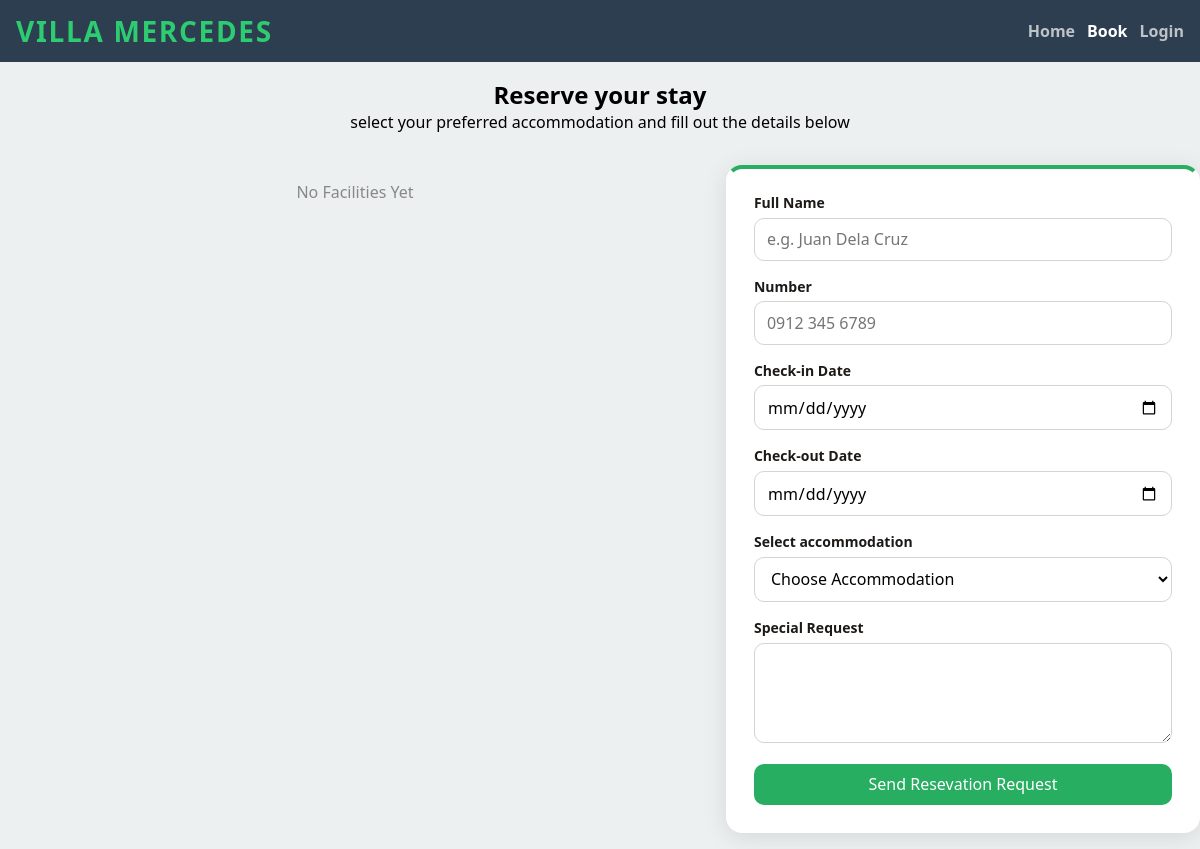
Page /book.php on the earlier database version.
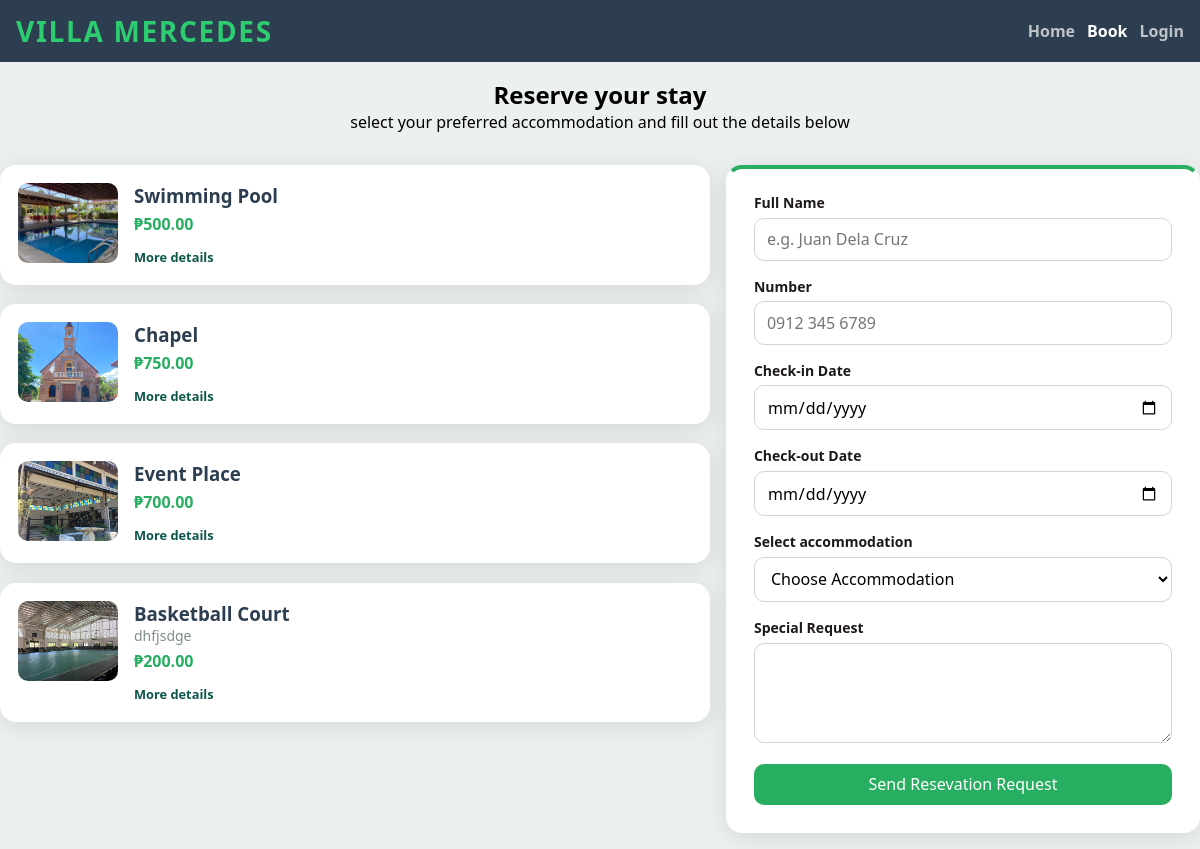
Same page on the later database version.
### tables this page shows
CREATE TABLE IF NOT EXISTS `facilities` (
  `id` int NOT NULL AUTO_INCREMENT,
  `name` varchar(255) NOT NULL,
  `description` text NOT NULL,
  `image_filename` varchar(255) DEFAULT NULL,
  `capacity` int NOT NULL,
  `rate_amount` decimal(10,2) NOT NULL,
  `rate_unit` enum('Per Day','Per Session') NOT NULL,
  `created_at` timestamp NULL DEFAULT CURRENT_TIMESTAMP,
  PRIMARY KEY (`id`)
);

### utils/helper.php (called while the page is built, shortened)
<?php
function url(string $path = ''): string
{
    $base = '/villa-mercedes';
    $path = ltrim($path, '/');
    return $base . '/' . $path;
}
function e(?string $value): string
{
    return htmlspecialchars((string) $value, ENT_QUOTES | ENT_HTML5, 'UTF-8');
}

### book.php (the view, shortened to what this page needs)
<?php
require_once 'utils/helper.php';
$currentPage = basename($_SERVER['PHP_SELF']);
$conn = connection();
$stmt = $conn->prepare("SELECT * FROM facilities");
$stmt->execute();
$result = $stmt->get_result();
?>
<!DOCTYPE html>
<html lang="en">
<head>
    <link rel="stylesheet" href="./resources/css/header-footer.css">
    <link rel="stylesheet" href="./resources/css/booking-page.css">
</head>
<body>
<header>
    <div class="header-container">
        <a href="<?= e(url('index.php')) ?>" class="brand-label">Villa Mercedes</a>
        <div class="header-nav">
            <a href="<?= e(url('index.php')) ?>" class="<?= $currentPage === 'index.php' ? 'is-active' : '' ?>">Home</a>
            <a href="<?= e(url('book.php')) ?>" class="<?= $currentPage === 'book.php' ? 'is-active' : '' ?>">Book</a>
            <a href="<?= e(url('login.php')) ?>" class="<?= $currentPage === 'dashboard.php' ? 'is-active' : '' ?>">
                    <?= isset($_SESSION['user']) ? 'Dashboard Management' : 'Login' ?>
            </a>
        </div>
    </div>
</header>
<main class="main-booking">
    <div class="header-block">
        <h2>Reserve your stay</h2>
        <p>select your preferred accommodation and fill out the details below</p>
    </div>
    <div class="facility-form-wrapper">
        <div class="facility-card-selector">
            <?php if($result->num_rows > 0): ?>
                <?php while($row = $result->fetch_assoc()): ?>
                    <div class="facility-card" data-value="<?= e($row['name']) ?>">
                        <img src="<?= e(url('resources/img/') . $row['image_filename']) ?>"
                            alt="<?= e($row['image_filename']) ?>"
                            width="100px">
                        <div class="card-info">
                            <h3><?= e($row['name']) ?></h3>
                            <p><?= e($row['description']) ?></p>
                            <p class="rate"><?= e('₱' . $row['rate_amount']) ?></p>
                            <a href="" class="more-details"
                                data-name="<?= e($row['name']) ?>"
                                data-description="<?= e($row['description']) ?>"
                                data-rate="<?= e($row['rate_amount']) ?>"
                                data-unit="<?= e($row['rate_unit']) ?>"
                                data-capacity="<?= e($row['capacity']) ?>"
                                data-img="<?= e(url('resources/img/') . $row['image_filename']) ?>">
                                More details
                            </a>
                        </div>
                    </div>
                <?php endwhile; ?>
            <?php else: ?>
                <p class="no-data">No Facilities Yet</p>
            <?php endif; ?>
        </div>
        <form action="repositories/bookingRepository.php" method="POST" class="booking-form">
            <div class="form-row">
                <label for="fullname">Full Name</label>
                <input type="text" name="fullname" id="fullname" placeholder="e.g. Juan Dela Cruz" required>
            </div>
            <div class="form-row">
                <label for="number">Number</label>
                <input type="text" name="number" id="number" placeholder="0912 345 6789" required>
            </div>
            <div class="form-row">
                <label for="check-in-date">Check-in Date</label>
                <input type="date" name="check-in-date" id="check-in-date" required>
            </div>
            <div class="form-row">
                <label for="check-out-date">Check-out Date</label>
                <input type="date" name="check-out-date" id="check-out-date" required>
            </div>
            <div class="form-row">
                <label for="facility">Select accommodation</label>
                <select name="facility" id="facility">
                    <option value="">Choose Accommodation</option>
                </select>
            </div>
            <div class="form-row">
                <label for="request">Special Request</label>
                <textarea name="request" id="request"></textarea>
            </div>
            <button type="submit" class="form-row form-btn">Send Resevation Request</button>
        </form>
    </div>
</main>
</body>
</html>

### resources/css/header-footer.css (style rules this page uses)
* { box-sizing: border-box; padding: 0; margin: 0; font-family: 'Segoe UI', Tahoma, "Geneva", Verdana, sans-serif; }
html { background-color: #ECF0F1; }
header { background-color: #2c3e50; }
.header-container { max-width: 75rem; margin: 0 auto; display: flex; justify-content: space-between; padding: 0.75rem 1rem; align-items: center; }
.brand-label { font-size: 28px; font-weight: 700; letter-spacing: 0.06em; text-transform: uppercase; color: #2ecc71; text-decoration: none; }
.header-nav { display: flex; align-items: center; gap: 0.75rem; }
.header-nav a { color: #bdc3c7; font-weight: 600; font-size: 16px; text-decoration: none; }
.header-nav a.is-active { color: #fff; }

### resources/css/booking-page.css (style rules this page uses)
.main-booking { display: block; }
.header-block, .facility-form-wrapper { max-width: 75rem; margin: 0 auto; padding: 1rem 0; gap: 1rem; }
.header-block { text-align: center; }
.facility-form-wrapper { display: flex; }
.facility-card-selector { width: 60%; }
.facility-card { display: flex; background-color: #fff; padding: 1rem; border-radius: 1rem; box-shadow: 0 4px 24px rgba(0, 0, 0, 0.1); margin-bottom: 1.2rem; border: 2px solid transparent; }
.facility-card img { width: 100px; height: 80px; border-radius: 10px; object-fit: cover; object-position: center; }
.card-info { padding: 0 1rem; }
.card-info h3 { color: #2C3E50; }
.card-info p { color: #7F8C8D; font-size: 14px; margin-bottom: 5px; }
.card-info .rate { font-size: 1rem; color: #27AE60; font-weight: 900; }
.booking-form { padding: 1.5rem; background-color: #fff; width: 40%; border-radius: 1rem; border: 4px solid transparent; border-top-color: #27AE60; box-shadow: 0 4px 24px rgba(0, 0, 0, 0.1); }
.form-row { width: 100%; display: block; }
label { display: block; font-weight: 600; font-size: 0.875rem; margin-bottom: 0.35rem; color: #1c1917; }
input, select, textarea { width: 100%; padding: 0.6rem 0.75rem; border: 1px solid #d6d3d1; border-radius: 10px; font: inherit; background: #ffffff; margin-bottom: 1rem; }
textarea { max-width: 100%; min-width: 100%; max-height: 100%; min-height: 100px; }
.form-btn { padding: 0.6rem 0.75rem; border-radius: 10px; outline: none; color: #fff; background-color: #27AE60; font-size: 16px; font: inherit; font-weight: 500; cursor: pointer; border: none; }
.more-details { display: inline-block; margin-top: 0.5rem; font-size: 0.8rem; font-weight: 600; color: #0c5749; text-decoration: none; }
.no-data { text-align: center; color: #888; padding: 1rem 0; width: 100%; }

Differences in the rows shown:
added facilities: image_filename (picture), name "Swimming Pool", rate_amount "₱500.00"
added facilities: image_filename (picture), name "Chapel", rate_amount "₱750.00"
added facilities: image_filename (picture), name "Event Place", rate_amount "₱700.00"
added facilities: image_filename (picture), name "Basketball Court", description "dhfjsdge", rate_amount "₱200.00"
Other differences:
text no longer shown: "No Facilities Yet"
